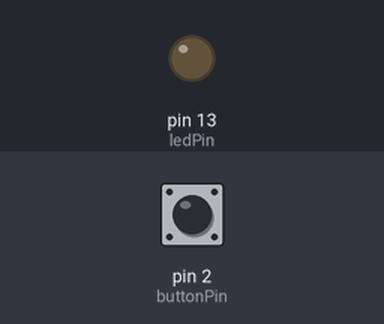
This sketch was run on a simulated Arduino Uno, built with avr-gcc and run on an emulated ATmega328P. On the bench: output pins drawn as LEDs (lit = HIGH). Dashed ring = blinking. The inputs (shaded band) are chosen by the test bench; at power-on: pin 2 (buttonPin) HIGH.

Above: at 1.2 s.
1.3 s: pin 2 (buttonPin) pulled LOW for 0.15 s
At 1.9 s:
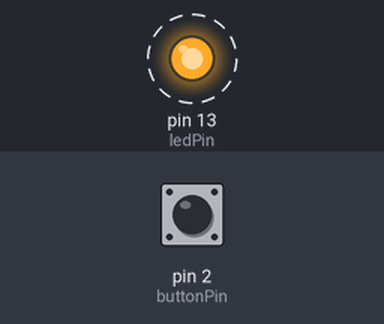
4.4 s: pin 2 (buttonPin) pulled LOW for 1 s
At 5.2 s:
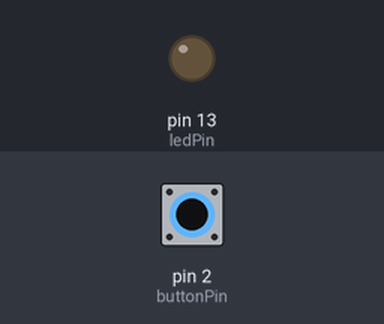
6.9 s: pin 2 (buttonPin) pulled LOW for 3.2 s
At 10.5 s:
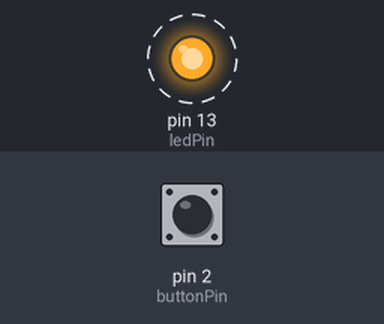
Timing chart, 0 to 19.1 s (numbered marks = the images above; inputs shaded):
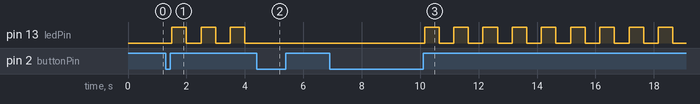

The sketch:

led_control.ino
```cpp
const int ledPin = 13;
const int buttonPin = 2;
bool blinkMode = false;

void setup() {
  pinMode(ledPin, OUTPUT);
  pinMode(buttonPin, INPUT_PULLUP);
}

void loop() {
  if (digitalRead(buttonPin) == LOW) {
    blinkMode = !blinkMode;
    while(digitalRead(buttonPin) == LOW);
      delay(50);
  }
  if (blinkMode) {
    digitalWrite(ledPin, HIGH);
    delay(500);
    digitalWrite(ledPin, LOW);
    delay(500);
  } else {
    digitalWrite(ledPin, LOW);
  }
}
```

Measured:
- after the input at 1.3 s, pin 13 (ledPin): alternates HIGH for 0.50 s and LOW for 0.50 s, starting after 0.20 s
- after the input at 4.4 s, pin 13 (ledPin): stops changing and stays LOW
- after the input at 6.9 s, pin 13 (ledPin): alternates HIGH for 0.50 s and LOW for 0.50 s, starting after 3.3 s
